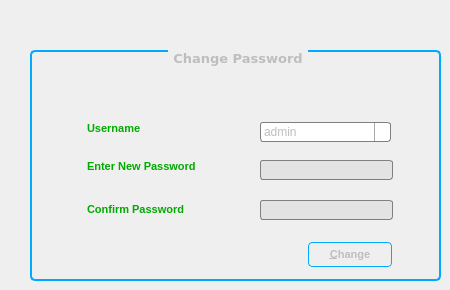
   <widget class="QWidget" name="accountPage">
    <widget class="QGroupBox" name="changePasswordGB">
     <property name="enabled">
      <bool>false</bool>
     </property>
     <property name="geometry">
      <rect>
       <x>30</x>
       <y>50</y>
       <width>411</width>
       <height>231</height>
      </rect>
     </property>
     <property name="font">
      <font>
       <family>Verdana</family>
       <pointsize>10</pointsize>
       <weight>75</weight>
       <bold>true</bold>
       <stylestrategy>PreferDefault</stylestrategy>
      </font>
     </property>
     <property name="styleSheet">
      <string notr="true">QGroupBox {

     background-color: qlineargradient(x1: 0, y1: 0, x2: 0, y2: 1,
                                       stop: 0 #FFFFFF, stop: 1 #E0E0E0);
     border: 2px solid #00AAFF;
     border-radius: 5px;
     margin-top: 1ex; /* leave space at the top for the title */
 }

 QGroupBox::title {
     subcontrol-origin: margin;
     subcontrol-position: top center; /* position at the top center */
     padding: 0 3px;
     
 }</string>
     </property>
     <property name="title">
      <string>Change Password</string>
     </property>
     <widget class="QLabel" name="label_6">
      <property name="geometry">
       <rect>
        <x>57</x>
        <y>110</y>
        <width>113</width>
        <height>13</height>
       </rect>
      </property>
      <property name="font">
       <font>
        <pointsize>8</pointsize>
        <weight>50</weight>
        <bold>false</bold>
       </font>
      </property>
      <property name="text">
       <string>&lt;!DOCTYPE HTML PUBLIC &quot;-//W3C//DTD HTML 4.0//EN&quot; &quot;http://www.w3.org/TR/REC-html40/strict.dtd&quot;&gt;
&lt;html&gt;&lt;head&gt;&lt;meta name=&quot;qrichtext&quot; content=&quot;1&quot; /&gt;&lt;style type=&quot;text/css&quot;&gt;
p, li { white-space: pre-wrap; }
&lt;/style&gt;&lt;/head&gt;&lt;body style=&quot; font-family:'MS Shell Dlg 2'; font-size:8pt; font-weight:400; font-style:normal;&quot;&gt;
&lt;p style=&quot; margin-top:0px; margin-bottom:0px; margin-left:0px; margin-right:0px; -qt-block-indent:0; text-indent:0px;&quot;&gt;&lt;span style=&quot; font-weight:600; color:#00aa00;&quot;&gt;Enter New Password&lt;/span&gt;&lt;/p&gt;&lt;/body&gt;&lt;/html&gt;</string>
      </property>
      <property name="buddy">
       <cstring>newPasswordLE</cstring>
      </property>
     </widget>
     <widget class="QLabel" name="label_5">
      <property name="geometry">
       <rect>
        <x>57</x>
        <y>150</y>
        <width>111</width>
        <height>20</height>
       </rect>
      </property>
      <property name="font">
       <font>
        <pointsize>10</pointsize>
        <weight>50</weight>
        <bold>false</bold>
       </font>
      </property>
      <property name="text">
       <string>&lt;!DOCTYPE HTML PUBLIC &quot;-//W3C//DTD HTML 4.0//EN&quot; &quot;http://www.w3.org/TR/REC-html40/strict.dtd&quot;&gt;
&lt;html&gt;&lt;head&gt;&lt;meta name=&quot;qrichtext&quot; content=&quot;1&quot; /&gt;&lt;style type=&quot;text/css&quot;&gt;
p, li { white-space: pre-wrap; }
&lt;/style&gt;&lt;/head&gt;&lt;body style=&quot; font-family:'MS Shell Dlg 2'; font-size:10pt; font-weight:400; font-style:normal;&quot;&gt;
&lt;p style=&quot; margin-top:0px; margin-bottom:0px; margin-left:0px; margin-right:0px; -qt-block-indent:0; text-indent:0px;&quot;&gt;&lt;span style=&quot; font-size:8pt; font-weight:600; color:#00aa00;&quot;&gt;Confirm Password&lt;/span&gt;&lt;/p&gt;&lt;/body&gt;&lt;/html&gt;</string>
      </property>
      <property name="buddy">
       <cstring>confirmPasswordLE</cstring>
      </property>
     </widget>
     <widget class="QLineEdit" name="confirmPasswordLE">
      <property name="geometry">
       <rect>
        <x>230</x>
        <y>150</y>
        <width>133</width>
        <height>20</height>
       </rect>
      </property>
      <property name="styleSheet">
       <string notr="true">QLineEdit:disabled

{
background-color: rgb(227, 227, 227);
border:1px solid gray;
border-radius:3px;
}

QLineEdit:enabled
{
border:1px solid#00AAff;
border-radius:3px;
}</string>
      </property>
      <property name="echoMode">
       <enum>QLineEdit::Password</enum>
      </property>
     </widget>
     <widget class="QPushButton" name="changeButton">
      <property name="enabled">
       <bool>false</bool>
      </property>
      <property name="geometry">
       <rect>
        <x>278</x>
        <y>192</y>
        <width>84</width>
        <height>25</height>
       </rect>
      </property>
      <property name="sizePolicy">
       <sizepolicy hsizetype="Minimum" vsizetype="Fixed">
        <horstretch>0</horstretch>
        <verstretch>0</verstretch>
       </sizepolicy>
      </property>
      <property name="font">
       <font>
        <pointsize>8</pointsize>
        <weight>75</weight>
        <bold>true</bold>
       </font>
      </property>
      <property name="toolTip">
       <string>&lt;!DOCTYPE HTML PUBLIC &quot;-//W3C//DTD HTML 4.0//EN&quot; &quot;http://www.w3.org/TR/REC-html40/strict.dtd&quot;&gt;
&lt;html&gt;&lt;head&gt;&lt;meta name=&quot;qrichtext&quot; content=&quot;1&quot; /&gt;&lt;style type=&quot;text/css&quot;&gt;
p, li { white-space: pre-wrap; }
&lt;/style&gt;&lt;/head&gt;&lt;body style=&quot; font-family:'MS Shell Dlg 2'; font-size:8.25pt; font-weight:400; font-style:normal;&quot;&gt;
&lt;p style=&quot; margin-top:0px; margin-bottom:0px; margin-left:0px; margin-right:0px; -qt-block-indent:0; text-indent:0px;&quot;&gt;&lt;span style=&quot; font-size:8pt;&quot;&gt;Change the Password&lt;/span&gt;&lt;/p&gt;&lt;/body&gt;&lt;/html&gt;</string>
      </property>
      <property name="layoutDirection">
       <enum>Qt::RightToLeft</enum>
      </property>
      <property name="styleSheet">
       <string notr="true">QPushButton { 
border: 1px solid #00AAFF;
border-radius: 4px;
background-color: qlineargradient(x1: 0, y1: 0, x2: 0, y2: 1,
stop: 0 #f6f7fa, stop: 1 #dadbde);
min-width: 80px;
}

QPushButton:hover { border: 2px solid #33CC00; 
color: rgb(255, 0, 0);}

QPushButton:pressed {
background-color: qlineargradient(x1: 0, y1: 0, x2: 0, y2: 1,
stop: 0 #dadbde, stop: 1 #f6f7fa);
}

QPushButton:flat {
border: none; /* no border for a flat push button */
}

QPushButton:default {
border-color: navy; /* make the default button prominent */
}</string>
      </property>
      <property name="text">
       <string>&amp;Change</string>
      </property>
      <property name="icon">
       <iconset>
        <normaloff>../../Qt/4.4.0/pran/mainwindow/images/zenity-entry.png</normaloff>../../Qt/4.4.0/pran/mainwindow/images/zenity-entry.png</iconset>
      </property>
      <property name="iconSize">
       <size>
        <width>33</width>
        <height>33</height>
       </size>
      </property>
      <property name="autoDefault">
       <bool>false</bool>
      </property>
     </widget>
     <widget class="QLineEdit" name="newPasswordLE">
      <property name="geometry">
       <rect>
        <x>230</x>
        <y>110</y>
        <width>133</width>
        <height>20</height>
       </rect>
      </property>
      <property name="styleSheet">
       <string notr="true">QLineEdit:disabled

{
background-color: rgb(227, 227, 227);
border:1px solid gray;
border-radius:3px;
}

QLineEdit:enabled
{
border:1px solid#00AAff;
border-radius:3px;
}</string>
      </property>
      <property name="echoMode">
       <enum>QLineEdit::Password</enum>
      </property>
     </widget>
     <widget class="QLabel" name="label_2">
      <property name="geometry">
       <rect>
        <x>10</x>
        <y>10</y>
        <width>61</width>
        <height>71</height>
       </rect>
      </property>
      <property name="text">
       <string>&lt;!DOCTYPE HTML PUBLIC &quot;-//W3C//DTD HTML 4.0//EN&quot; &quot;http://www.w3.org/TR/REC-html40/strict.dtd&quot;&gt;
&lt;html&gt;&lt;head&gt;&lt;meta name=&quot;qrichtext&quot; content=&quot;1&quot; /&gt;&lt;style type=&quot;text/css&quot;&gt;
p, li { white-space: pre-wrap; }
&lt;/style&gt;&lt;/head&gt;&lt;body style=&quot; font-family:'MS Shell Dlg 2'; font-size:8.25pt; font-weight:400; font-style:normal;&quot;&gt;
&lt;p style=&quot; margin-top:0px; margin-bottom:0px; margin-left:0px; margin-right:0px; -qt-block-indent:0; text-indent:0px;&quot;&gt;&lt;img src=&quot;:/Images/cpass.gif&quot; /&gt;&lt;/p&gt;&lt;/body&gt;&lt;/html&gt;</string>
      </property>
      <property name="scaledContents">
       <bool>true</bool>
      </property>
     </widget>
     <widget class="QLabel" name="label_14">
      <property name="geometry">
       <rect>
        <x>57</x>
        <y>72</y>
        <width>58</width>
        <height>13</height>
       </rect>
      </property>
      <property name="font">
       <font>
        <pointsize>8</pointsize>
        <weight>50</weight>
        <bold>false</bold>
       </font>
      </property>
      <property name="text">
       <string>&lt;!DOCTYPE HTML PUBLIC &quot;-//W3C//DTD HTML 4.0//EN&quot; &quot;http://www.w3.org/TR/REC-html40/strict.dtd&quot;&gt;
&lt;html&gt;&lt;head&gt;&lt;meta name=&quot;qrichtext&quot; content=&quot;1&quot; /&gt;&lt;style type=&quot;text/css&quot;&gt;
p, li { white-space: pre-wrap; }
&lt;/style&gt;&lt;/head&gt;&lt;body style=&quot; font-family:'MS Shell Dlg 2'; font-size:8pt; font-weight:400; font-style:normal;&quot;&gt;
&lt;p style=&quot; margin-top:0px; margin-bottom:0px; margin-left:0px; margin-right:0px; -qt-block-indent:0; text-indent:0px;&quot;&gt;&lt;span style=&quot; font-weight:600; color:#00aa00;&quot;&gt;Username&lt;/span&gt;&lt;/p&gt;&lt;/body&gt;&lt;/html&gt;</string>
      </property>
      <property name="buddy">
       <cstring>newPasswordLE</cstring>
      </property>
     </widget>
     <widget class="QComboBox" name="userCombo">
      <property name="enabled">
       <bool>false</bool>
      </property>
      <property name="geometry">
       <rect>
        <x>230</x>
        <y>72</y>
        <width>131</width>
        <height>20</height>
       </rect>
      </property>
      <property name="minimumSize">
       <size>
        <width>101</width>
        <height>20</height>
       </size>
      </property>
      <property name="styleSheet">
       <string notr="true"> QComboBox {
     border: 1px solid gray;
     border-radius: 3px;
     padding: 1px 18px 1px 3px;
     min-width: 6em;
 }

 QComboBox:editable {
     background: white;
 }

 QComboBox:!editable, QComboBox::drop-down:editable {
      background: qlineargradient(x1: 0, y1: 0, x2: 0, y2: 1,
                                  stop: 0 #E1E1E1, stop: 0.4 #DDDDDD,
                                  stop: 0.5 #D8D8D8, stop: 1.0 #D3D3D3);
 }

 /* QComboBox gets the &quot;on&quot; state when the popup is open */
 QComboBox:!editable:on, QComboBox::drop-down:editable:on {
     background: qlineargradient(x1: 0, y1: 0, x2: 0, y2: 1,
                                 stop: 0 #D3D3D3, stop: 0.4 #D8D8D8,
                                 stop: 0.5 #DDDDDD, stop: 1.0 #E1E1E1);
 }

 QComboBox:on { /* shift the text when the popup opens */
     padding-top: 3px;
     padding-left: 4px;
 }

 QComboBox::drop-down {
     subcontrol-origin: padding;
     subcontrol-position: top right;
     width: 15px;

     border-left-width: 1px;
     border-left-color: darkgray;
     border-left-style: solid; /* just a single line */
     border-top-right-radius: 3px; /* same radius as the QComboBox */
     border-bottom-right-radius: 3px;
 }

 QComboBox::down-arrow {
     image: url(:/Images/down_arrow.png);
 }

 QComboBox::down-arrow:on { /* shift the arrow when popup is open */
     top: 1px;
     left: 1px;
 }</string>
      </property>
      <property name="currentIndex">
       <number>0</number>
      </property>
      <property name="maxCount">
       <number>18</number>
      </property>
      <property name="sizeAdjustPolicy">
       <enum>QComboBox::AdjustToContentsOnFirstShow</enum>
      </property>
      <item>
       <property name="text">
        <string>admin</string>
       </property>
      </item>
      <item>
       <property name="text">
        <string>staff</string>
       </property>
      </item>
     </widget>
    </widget>
   </widget>
